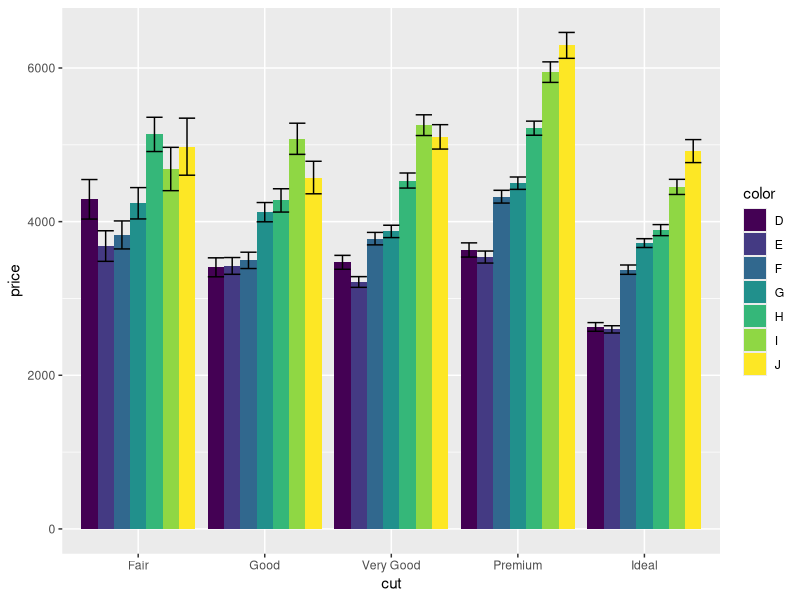
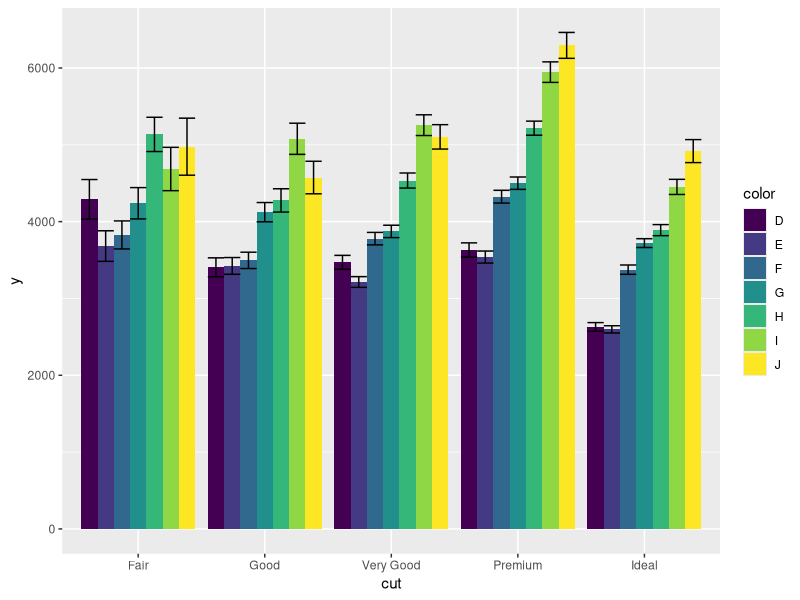

Source code (R) for these figures, in order:
# vbar_se_ggplot_vignette.R

# From https://stackoverflow.com/questions/44872951/how-do-i-add-se-error-bars-to-my-barplot-in-ggplot2

library(ggplot2)

ggplot(diamonds, aes(cut, price, fill = color)) +
  stat_summary(geom = "bar", fun.y = mean, position = "dodge") +
  stat_summary(geom = "errorbar", fun.data = mean_se, position = "dodge")

## or

library(tidyverse)
pdata <- diamonds %>% 
  group_by(cut, color) %>% 
  summarise(new = list(mean_se(price))) %>% 
  unnest(new)


pdata %>% 
  ggplot(aes(cut, y = y, fill = color)) +
  geom_col(position = "dodge") +
  geom_errorbar(aes(ymin = ymin, ymax = ymax), position = "dodge")

